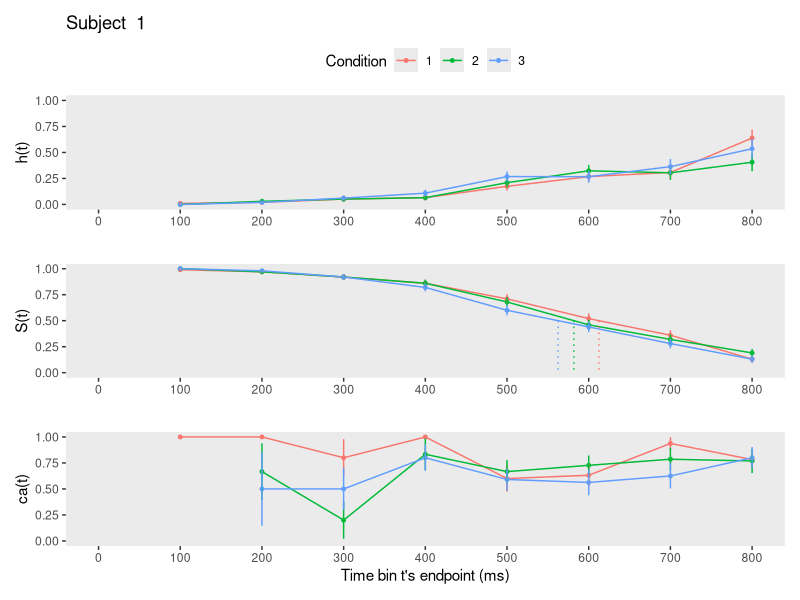
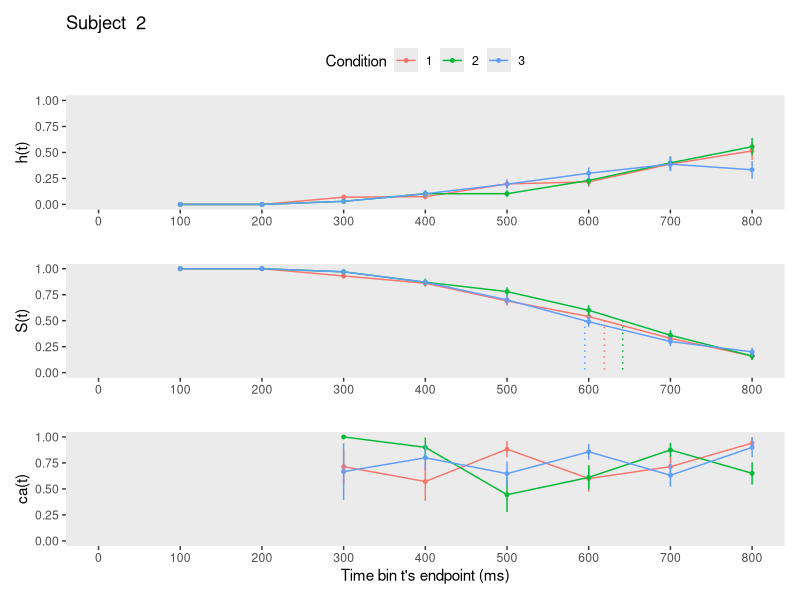
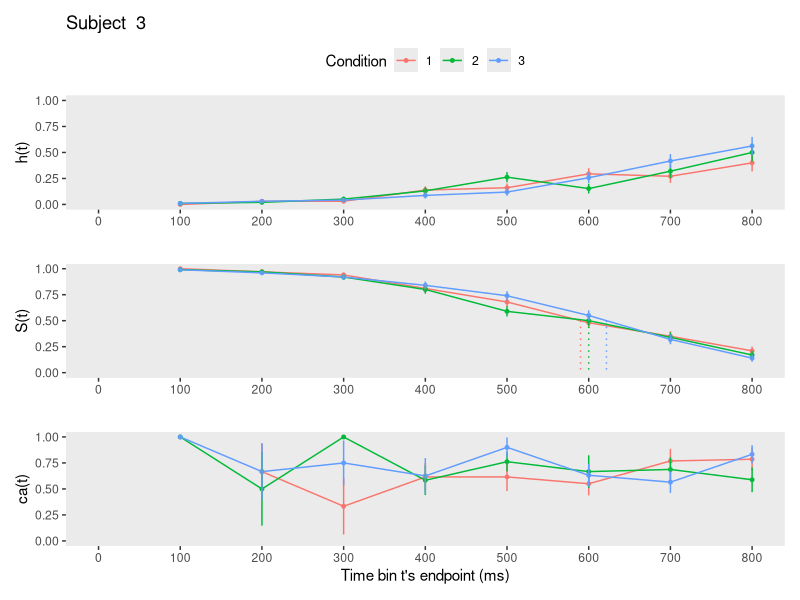
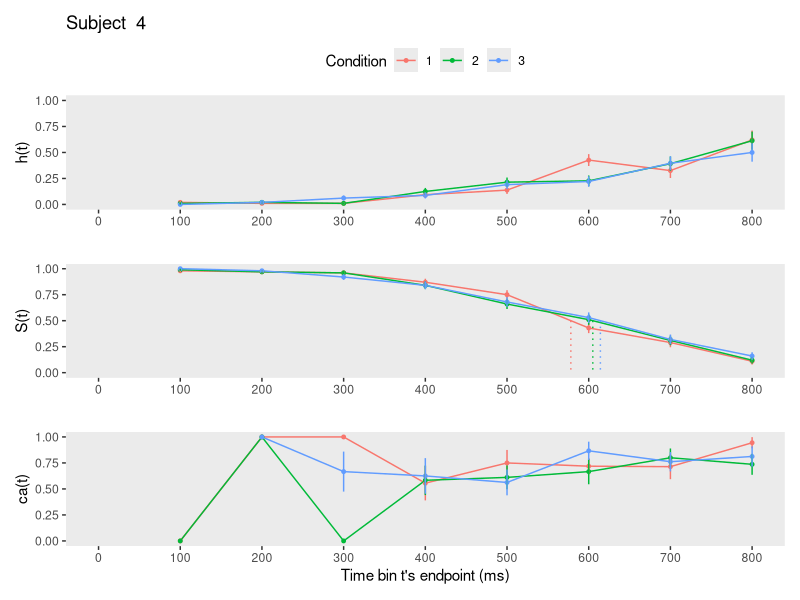
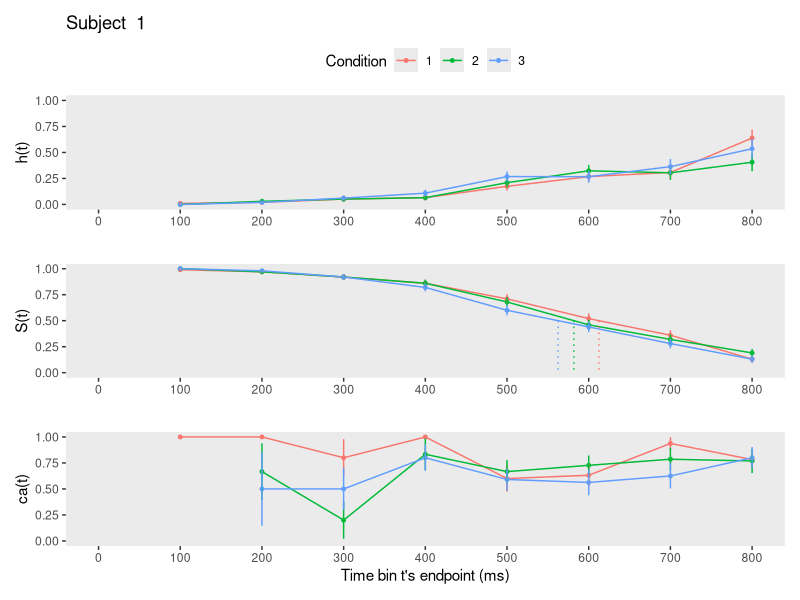
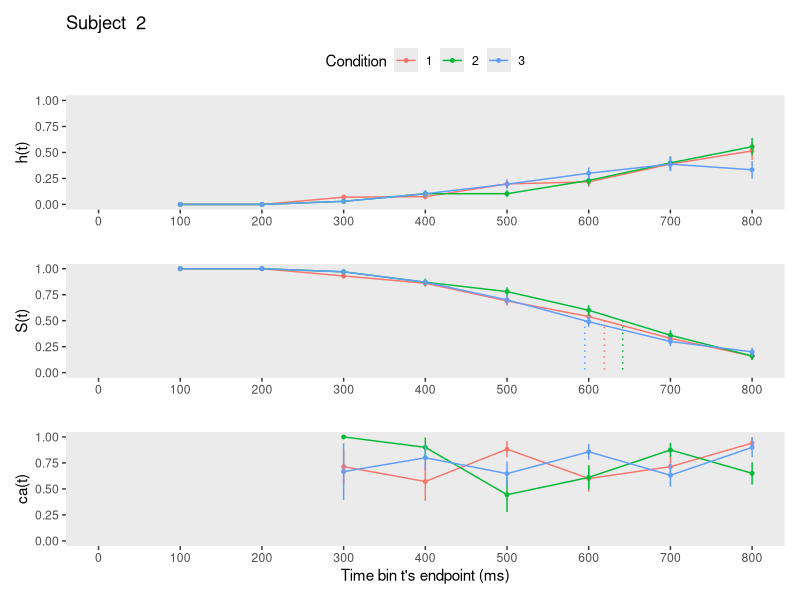
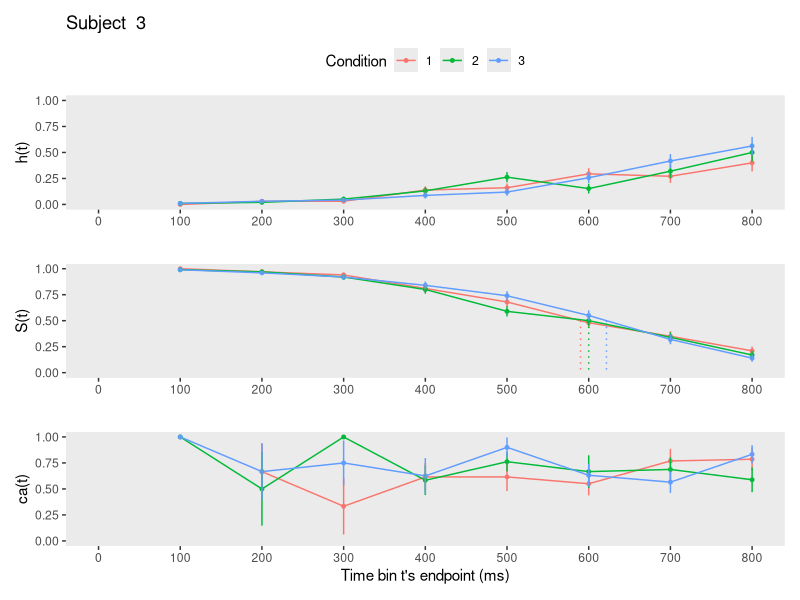
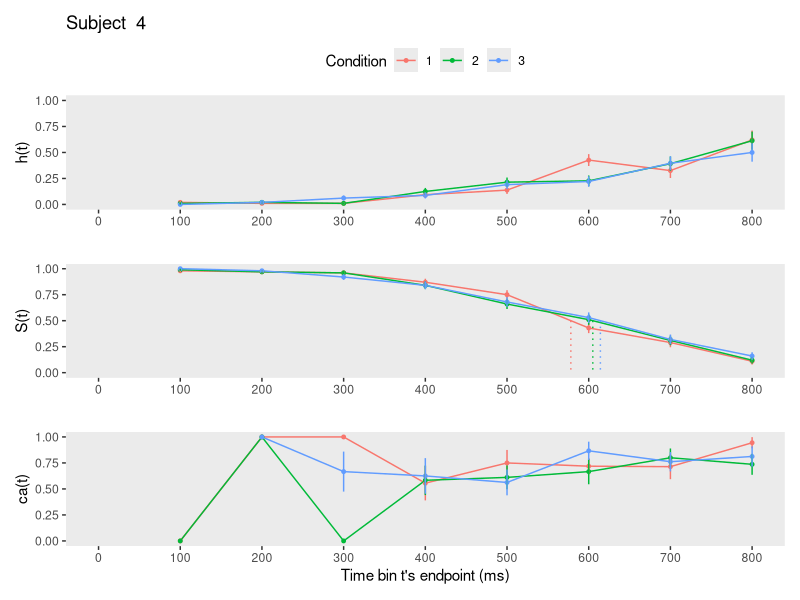

These charts were generated, in order, by the following R code: (Note: this script raises an error after producing the figures.)
## ---- chunk 1
knitr::opts_chunk$set(echo = TRUE)
## ---- chunk 2
library(tidyverse) # data wrangling
library(patchwork) # combine figures
library(pracma) # to Reshape() matrices
library(flextable) # create tables 
## ---- chunk 3
set.seed(1276)
Tr_pCond = 100 # trials per condition
N_sub = 4    # number of subjects
N_cond = 3   # number of conditions per subject
N_total = N_sub*N_cond*Tr_pCond

data <- tibble(
  pid   = rep(1:N_sub,each=N_cond*Tr_pCond),
  trial = as.integer(Reshape( replicate(N_sub,sample(1:(N_cond*Tr_pCond))),N_total,1)),
  condition = rep(rep(1:N_cond,each=Tr_pCond), N_sub),
  RT = as.double(Reshape(replicate(N_sub*N_cond,rnorm(Tr_pCond, 600, 200)),N_total,1)),
  acc = as.double(Reshape(replicate(N_sub*N_cond,(sample(c(0,1), size=Tr_pCond,replace=T,            
                                                  prob=c(.3,.7)))),N_total,1))) %>%
      arrange(pid,trial) %>%
      mutate(RT = ifelse(RT<0,0.001,RT), # instead of filtering to keep all rows
             condition=factor(condition,levels=c(1:N_cond)))

head(data)
## ---- chunk 4
data_nested <- data %>% group_nest(pid)
## ---- chunk 5
define_censoring_dRT <- function(df, timeout, bin_width){
  if(!(timeout %% bin_width == 0)){
    return("The censoring time must be a multiple of the bin width!")
  }
  df %>% mutate(right_censored = 0,
                RT2 = ifelse(RT > timeout, timeout, RT),
                right_censored = ifelse(RT2 == timeout,1,right_censored),
                dRT = ceiling(RT2/bin_width),
                cens_time = timeout, bin_width = bin_width)
}
## ---- chunk 6
setup_person_trial_bin <- function(df){
  df %>% uncount(weights = dRT) %>% 
         group_by(trial) %>% 
         mutate(period = 1:n()) %>% 
         mutate(event = if_else(period == max(period) & right_censored == 0, 1, 0)) %>% 
         ungroup()
}
## ---- chunk 7
setup_lifetable <- function(ptb){
  ptb %>% mutate(event = str_c("event", event)) %>%
          group_by(condition,period) %>% 
          count(event) %>% 
          ungroup() %>% 
          pivot_wider(names_from = event,
                      values_from = n) %>% 
          mutate(event0 = ifelse(is.na(event0),0,event0), # replace NA with 0
                 event1 = ifelse(is.na(event1),0,event1),
                 risk_set = event0 + event1) %>% # define the risk set
          mutate(hazard = (event1 / risk_set)) %>% # calculate hazard estimate
          mutate(se_haz = sqrt((hazard * (1 - hazard)) / risk_set)) %>% # se hazard
          group_by(condition) %>%
          mutate(survival = (cumprod(1-hazard)), # calculate survival estimate
                 term     = cumsum(hazard / (risk_set * (1 - hazard))),
                 se_surv  = (survival * sqrt(term))  ) %>% # Greenwood's (1926) approximation
          ungroup() 
}
## ---- chunk 8
calc_conditionalaccuracy <- function(df){
  df %>% filter(right_censored==0) %>%
         group_by(condition,dRT,cens_time,bin_width) %>%
         summarize(ca = mean(acc),
                   n = n(),
                   .groups = 'drop') %>%
         ungroup() %>%
         mutate(period = dRT,
                se_ca = sqrt((ca * (1-ca)) / n)) %>%
         select(-dRT)
}
## ---- chunk 9
join_lifetable_ca <- function(df1,df2){df1 %>% left_join(df2, join_by(condition,period))}
## ---- chunk 10
extract_median_period <- function(df){
  above_pct50 <- df %>% 
      group_by(condition) %>%
      filter(survival > .5) %>% 
      slice(n()) # take last row
  below_pct50 <- df %>% 
      group_by(condition) %>%
      filter(survival < .5) %>% 
      slice(1) # take first row
  # pull period above
  period_above <- pull(above_pct50, period)
  # pull survivor function values
  survival_above <- pull(above_pct50, survival)
  survival_below <- pull(below_pct50, survival)
  # estimate median by interpolation
  median_period <- period_above+((survival_above-.5)/(survival_above-survival_below))*((period_above+1)-period_above)
}
## ---- chunk 11
plot_eha <- function(df,subj){
  library(patchwork)
  cutoff <- df %>% pull(cens_time) %>% max(na.rm=T)
  binsize <- df %>% pull(bin_width) %>% max(na.rm=T)
  median_period <- extract_median_period(df)
  n_conditions <- nlevels(df$condition)
  data_median <- c()
  for(i in 1:n_conditions){
    data_median <- append(data_median, c(median_period[i], median_period[i]))
  }
  data_medians <- tibble(period= data_median,
                         survival = rep(c(.5, 0),n_conditions),
                         condition = rep(1:n_conditions, each=2))
  
p1 <- df %>% ggplot(aes(x=period, color=condition, group=condition)) +
  geom_line(aes(y=hazard)) +
  geom_point(aes(y=hazard), size=1) + labs(color="Condition") +
  geom_linerange(aes(ymin=hazard-se_haz, ymax=hazard+se_haz), show.legend = F) +
  scale_x_continuous(breaks = c(0,1:(cutoff/binsize)), labels=c(0,1:(cutoff/binsize)*binsize),
                     limits = c(0,cutoff/binsize)) +
  scale_y_continuous(limits = c(0,1)) +
  labs(x="", y="h(t)", title = paste("Subject ", subj)) +
  theme(legend.background = element_rect(fill = "transparent"),
        panel.grid = element_blank(),
        legend.position = "top")

p2 <-df %>%
  ggplot(aes(x=period, color=condition, group=condition)) +
  geom_line(aes(y=survival), show.legend = F) +
  geom_point(aes(y=survival), size=1, show.legend = F) +
  geom_linerange(aes(ymin=survival-se_surv, ymax=survival+se_surv), show.legend = F) +
  # add medians
  geom_path(aes(x=period, y=survival, color=factor(condition)),
            data = data_medians, 
            linetype = 3, show.legend = F) +
  scale_x_continuous(breaks = c(0,1:(cutoff/binsize)), labels=c(0,1:(cutoff/binsize)*binsize),
                     limits=c(0,cutoff/binsize)) +
  scale_y_continuous(limits = c(0,1)) +
  labs(x="", y="S(t)",
       colour="Condition") +
  theme(panel.grid = element_blank())

p3 <-df %>%
  ggplot(aes(x=period, color=condition, group=condition)) +
  geom_line(aes(y=ca), show.legend = F) +
  geom_point(aes(y=ca), size=1, show.legend = F) +
  geom_linerange(aes(ymin=ca-se_ca, ymax=ca+se_ca), show.legend = F) +
  scale_x_continuous(breaks = c(0,1:(cutoff/binsize)), labels=c(0,1:(cutoff/binsize)*binsize),
                     limits=c(0,cutoff/binsize)) +
  scale_y_continuous(limits = c(0,1)) +
  labs(x="Time bin t's endpoint (ms)", y="ca(t)",
       colour="Condition") +
  theme(panel.grid = element_blank())

p1/p2/p3
}
## ---- chunk 12
data_final <- data_nested %>% 
                     mutate(censored  = map(data, define_censoring_dRT, 800, 100)) %>%       # user input: censoring time, and bin width
                     mutate(ptb_data  = map(censored, setup_person_trial_bin)) %>%           # create person-trial-bin dataset
                     mutate(lifetable = map(ptb_data, setup_lifetable)) %>%                  # create life tables without ca
                     mutate(condacc   = map(censored, calc_conditionalaccuracy)) %>%         # calculate ca
                     mutate(lifetable_ca = map2(lifetable, condacc, join_lifetable_ca)) %>%  # create life tables with ca
                     mutate(plot      = map2(.x = lifetable_ca, .y = pid, plot_eha))         # create plots of info in life tables
## ---- chunk 13
# view lifetables:
data_final %>% pull(lifetable)

# view original data for subject 1:
data_final[[2]][[1]]

# view person-trial-bin data set for subject 1:
data_final[[4]][[1]] 

# view lifetable for subject 1
data_final[[7]][[1]]
## ---- chunk 14
# save as pdf
map2(paste0("figures/figure_for_subject", data_final$pid, ".pdf"), data_final$plot, ggsave)

# save as png
map2(paste0("figures/figure_for_subject", data_final$pid, ".png"), data_final$plot, ggsave, width = 8, height = 5, dpi = 600)
## ---- chunk 15
tbl <- data_final[[7]][[1]] %>% 
  filter(condition==1) %>% 
  select(period,risk_set,hazard,se_haz,survival,se_surv,ca, se_ca)

knitr::kable(as.matrix(tbl),"simple", align = "lrcccccc", digits=c(0,0,2,4,2,4,2,4))
# TODO: add row for time zero
## ---- chunk 16
input_modeling_hazard <- data_final %>% 
                        select(pid, ptb_data) %>%  unnest(ptb_data) %>%
                        select(pid,trial,condition,period,event)

# save in folder data
write_csv(input_modeling_hazard, file="data/inputfile_hazard_modeling.csv")
## ---- chunk 17
input_ca_modeling <- data_final %>%
                    select(pid, censored) %>% unnest(censored) %>%
                    filter(right_censored == 0) %>% # only keep uncensored trials
                    select(pid, trial, condition, acc, dRT)

# save in folder data
write_csv(input_ca_modeling, file="data/inputfile_ca_modeling.csv")
## ---- chunk 18
LL <-map(data_final$lifetable_ca, extract_median_period)
binsize <- data_final$censored[[1]] %>% pull(bin_width) %>% max(na.rm=T)
modify_depth(LL,1,~.x*binsize)
